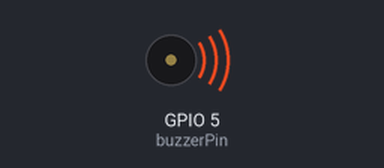
Bench run of a sketch on a simulated ESP32-C3. On the bench: buzzer (waves = sounding). What the sketch prints to the serial monitor is not drawn.

Above: at 0.16 s.
At 12.72 s:
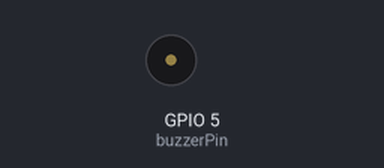
Timing chart, 0 to 13.8 s (numbered marks = the images above):
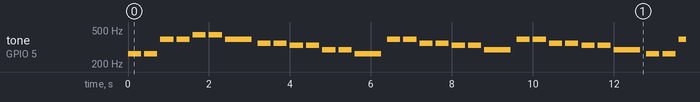

Measured:
- by itself, tone on GPIO 5 (buzzerPin): plays 262 Hz for 0.33 s, 262 Hz for 0.33 s, 392 Hz for 0.33 s, 392 Hz for 0.33 s, 440 Hz for 0.33 s, 440 Hz for 0.33 s … (259 notes in this stretch)

The sketch:

L006_buzz.ino
```cpp
/***********************************************
 * Public Constants
 *************************************************/

#define NOTE_B0  31
#define NOTE_C1  33
#define NOTE_CS1 35
#define NOTE_D1  37
#define NOTE_DS1 39
#define NOTE_E1  41
#define NOTE_F1  44
#define NOTE_FS1 46
#define NOTE_G1  49
#define NOTE_GS1 52
#define NOTE_A1  55
#define NOTE_AS1 58
#define NOTE_B1  62
#define NOTE_C2  65
#define NOTE_CS2 69
#define NOTE_D2  73
#define NOTE_DS2 78
#define NOTE_E2  82
#define NOTE_F2  87
#define NOTE_FS2 93
#define NOTE_G2  98
#define NOTE_GS2 104
#define NOTE_A2  110
#define NOTE_AS2 117
#define NOTE_B2  123
#define NOTE_C3  131
#define NOTE_CS3 139
#define NOTE_D3  147
#define NOTE_DS3 156
#define NOTE_E3  165
#define NOTE_F3  175
#define NOTE_FS3 185
#define NOTE_G3  196
#define NOTE_GS3 208
#define NOTE_A3  220
#define NOTE_AS3 233
#define NOTE_B3  247
#define NOTE_C4  262
#define NOTE_CS4 277
#define NOTE_D4  294
#define NOTE_DS4 311
#define NOTE_E4  330
#define NOTE_F4  349
#define NOTE_FS4 370
#define NOTE_G4  392
#define NOTE_GS4 415
#define NOTE_A4  440
#define NOTE_AS4 466
#define NOTE_B4  494
#define NOTE_C5  523
#define NOTE_CS5 554
#define NOTE_D5  587
#define NOTE_DS5 622
#define NOTE_E5  659
#define NOTE_F5  698
#define NOTE_FS5 740
#define NOTE_G5  784
#define NOTE_GS5 831
#define NOTE_A5  880
#define NOTE_AS5 932
#define NOTE_B5  988
#define NOTE_C6  1047
#define NOTE_CS6 1109
#define NOTE_D6  1175
#define NOTE_DS6 1245
#define NOTE_E6  1319
#define NOTE_F6  1397
#define NOTE_FS6 1480
#define NOTE_G6  1568
#define NOTE_GS6 1661
#define NOTE_A6  1760
#define NOTE_AS6 1865
#define NOTE_B6  1976
#define NOTE_C7  2093
#define NOTE_CS7 2217
#define NOTE_D7  2349
#define NOTE_DS7 2489
#define NOTE_E7  2637
#define NOTE_F7  2794
#define NOTE_FS7 2960
#define NOTE_G7  3136
#define NOTE_GS7 3322
#define NOTE_A7  3520
#define NOTE_AS7 3729
#define NOTE_B7  3951
#define NOTE_C8  4186
#define NOTE_CS8 4435
#define NOTE_D8  4699
#define NOTE_DS8 4978

/*******************************************************************
 * ESP32-C3 SuperMini: 使用 LEDC 底层函数驱动无源蜂鸣器奏乐
 * * 功能: 播放一段《小星星》旋律
 * 日期: 2025年9月17日
 * 地点: youtube频道 轻松易学嵌入式
 * * 核心原理:
 * 1. 使用 LEDC 的一个 PWM 通道来生成方波信号。
 * 2. 通过动态改变该通道的频率 (ledcChangeFrequency)，来产生不同的音高。
 * 3. 通过 delay() 函数来控制每个音符的持续时间（节拍）。
 *********************************************************************/


// --- 引脚和LEDC通道定义 ---
const int buzzerPin = 5; // 定义蜂鸣器连接到 GPIO5

const int ledcChannel = 0;      // 使用 LEDC 的通道 0
const int ledcResolution = 8;   // 设置分辨率为 8 位 (0-255)。对于蜂鸣器足够了。
const int initialFrequency = 1000; // 初始频率，随便设置一个即可，后面会动态改变

// --- 乐谱定义 ---
// 《小星星》的旋律音符数组
// Twinkle, Twinkle, Little Star Melody Array
int melody[] = {
  NOTE_C4, NOTE_C4, NOTE_G4, NOTE_G4, NOTE_A4, NOTE_A4, NOTE_G4,
  NOTE_F4, NOTE_F4, NOTE_E4, NOTE_E4, NOTE_D4, NOTE_D4, NOTE_C4,
  NOTE_G4, NOTE_G4, NOTE_F4, NOTE_F4, NOTE_E4, NOTE_E4, NOTE_D4,
  NOTE_G4, NOTE_G4, NOTE_F4, NOTE_F4, NOTE_E4, NOTE_E4, NOTE_D4,
  NOTE_C4, NOTE_C4, NOTE_G4, NOTE_G4, NOTE_A4, NOTE_A4, NOTE_G4,
  NOTE_F4, NOTE_F4, NOTE_E4, NOTE_E4, NOTE_D4, NOTE_D4, NOTE_C4
};

// 每个音符的节拍数组
// 4 = 四分音符, 2 = 二分音符, 8 = 八分音符
int noteDurations[] = {
  4, 4, 4, 4, 4, 4, 2,
  4, 4, 4, 4, 4, 4, 2,
  4, 4, 4, 4, 4, 4, 2,
  4, 4, 4, 4, 4, 4, 2,
  4, 4, 4, 4, 4, 4, 2,
  4, 4, 4, 4, 4, 4, 2
};


void setup() {
  Serial.begin(115200);
  Serial.println("ESP32-C3 LEDC Buzzer Music Test");

  // 初始化 LEDC PWM 通道
  // 注意这里使用esp32的arduino api 3.3
  // 其他版本用法不同， 参考最新文档
  ledcAttach(buzzerPin, initialFrequency, ledcResolution);
}

void loop() {

  Serial.println("Playing music...");
  playSong();
  Serial.println("Music finished.");
  delay(2000);
}

// 播放歌曲的函数
void playSong() {
  // 遍历乐谱中的每一个音符
  int numberOfNotes = sizeof(melody) / sizeof(melody[0]);
  for (int thisNote = 0; thisNote < numberOfNotes; thisNote++) {

    // 计算音符的持续时间（毫秒）
    // 1000ms / 4 = 250ms (四分音符)
    // 这里的 1.3 是一个速度系数，可以调整来改变播放速度
    int noteDuration = 1000 / noteDurations[thisNote];

    // 3. 改变 PWM 频率来播放当前音符
    ledcChangeFrequency(buzzerPin, melody[thisNote], ledcResolution);

    // 4. 写入占空比来发声
    // 写入 50% 的占空比 (128 / 255) 来让蜂鸣器发出最响亮的声音
    ledcWrite(buzzerPin, 128);

    // 保持这个音符的持续时间
    delay(noteDuration * 1.30);

    // 5. 停止发声，制造音符间的短暂间隔
    ledcWrite(buzzerPin, 0);

    // 短暂的停顿，让音符之间更清晰
    delay(noteDuration * 0.30);
  }
}
```
